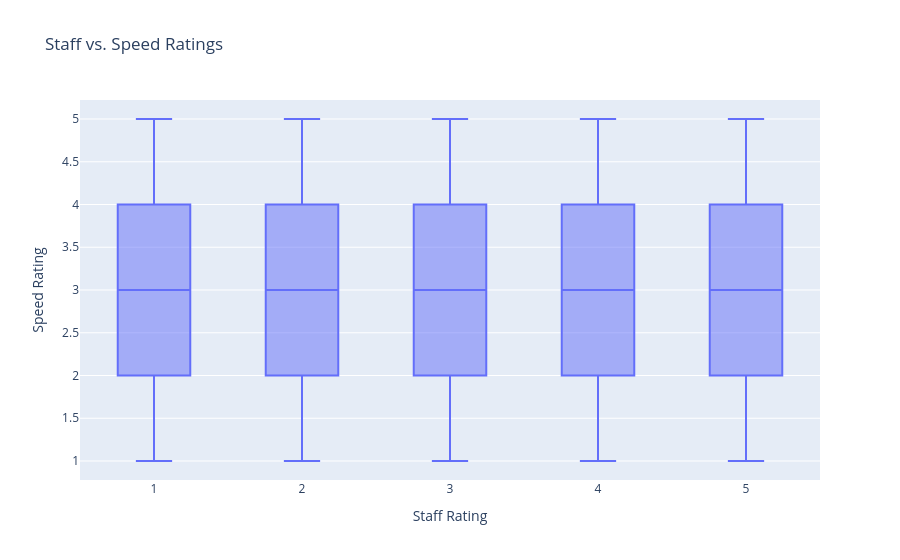

Notebook source saved alongside this figure:
### Code cell
# visualize 'Staff Rating' against 'Speed Rating' as a box plot
fig = px.box(df_lab, x="Staff Rating", y="Speed Rating", title="Staff vs. Speed Ratings")
fig.show()

### Figure 1 — Plotly figure (JSON) as saved in the notebook; plotly's stock layout.template omitted (floating-point values rounded to 4 significant figures; data arrays with more than 128 entries replaced by an {"elided": "..."} marker saying what was removed)
{"data": [{"alignmentgroup": "True", "hovertemplate": "Staff Rating=%{x}<br>Speed Rating=%{y}<extra></extra>", "legendgroup": "", "marker": {"color": "#636efa"}, "name": "", "notched": false, "offsetgroup": "", "orientation": "v", "showlegend": false, "type": "box", "x": {"elided": "20000 int values"}, "x0": " ", "xaxis": "x", "y": {"elided": "20000 int values"}, "y0": " ", "yaxis": "y"}], "layout": {"boxmode": "group", "legend": {"tracegroupgap": 0}, "title": {"text": "Staff vs. Speed Ratings"}, "xaxis": {"anchor": "y", "domain": [0, 1], "title": {"text": "Staff Rating"}}, "yaxis": {"anchor": "x", "domain": [0, 1], "title": {"text": "Speed Rating"}}}}
